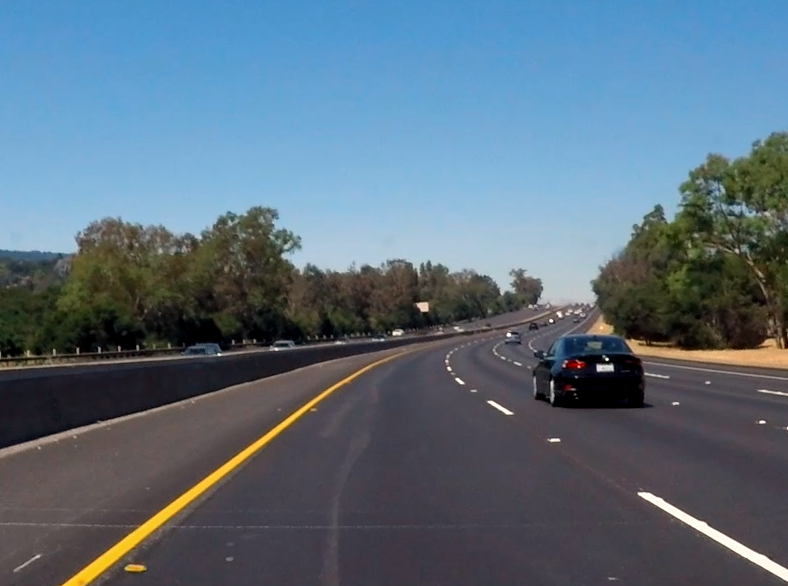
//> input picture input.png, 788 x 586 px
$ ./smart2   (built with g++ and OpenCV 4)
//> lines starting //> are read from the running program, lines starting //| are printed output that depends on the picture; after the words box and inside, x2 and y2 are one past the last pixel; in counts of white or black regions, pixels touching at a corner belong together
//> further down, src is the input picture: 586 rows x 788 cols, CV_8UC3; mean B, G, R 125.6, 110.1, 90.8
#include<iostream>
#include<opencv2/opencv.hpp>
using namespace std;
using namespace cv;

void merge();
void avSlope(deque<Vec4i> v, Point& leftAve, Point& rightAve);

Scalar colorGreen = Scalar(0, 255, 0);
Scalar colorRed = Scalar(0, 0, 255);
Scalar colorBlue = Scalar(255, 0, 0);
Scalar colorYellow = Scalar(0, 255, 255);
Scalar colorOrange = Scalar(0, 165, 255);
deque<Vec4i> slopeOfBridge;


void process(Mat& src, Mat& out) {
	Mat img;
	out = src.clone();
	cvtColor(src, img, COLOR_BGR2GRAY);
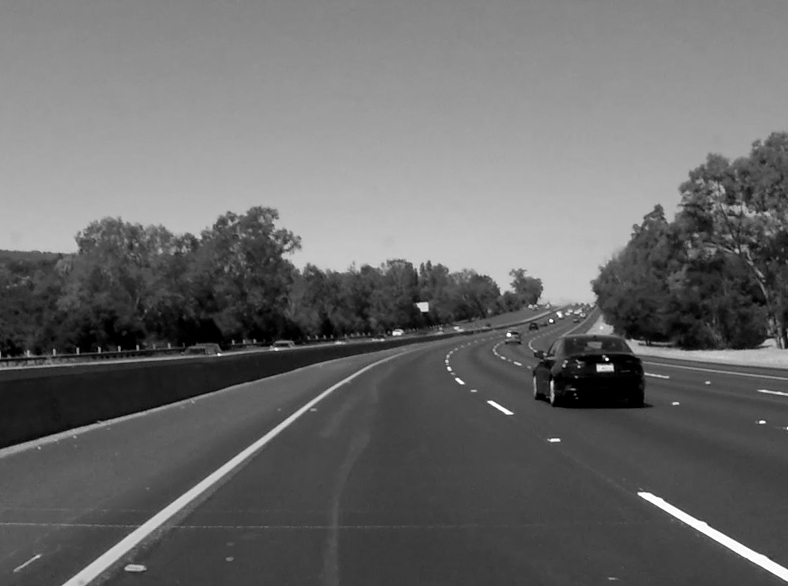
//> img: 586 rows x 788 cols, CV_8UC1; min 0, max 255, mean 106.1
	Mat im_edge(img.size(), CV_8U, Scalar::all(0));
	Canny(img, im_edge, 100, 300, 3);
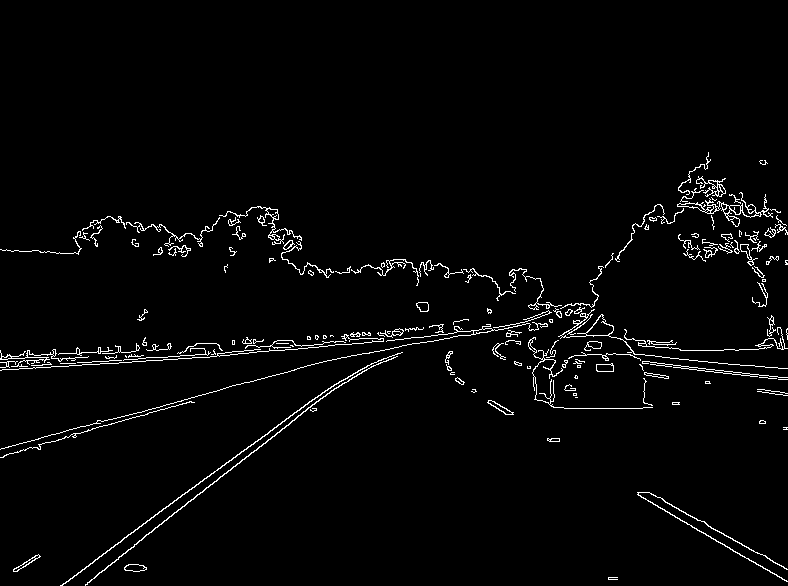
//> im_edge: 586 rows x 788 cols, CV_8UC1; 2.5% white in thin lines or dots, all inside (x1, y1, x2, y2) = (0, 152, 788, 586)

	// Rect(x,y,w,h) w->width=cols;h->rows
	Mat roi = im_edge(Rect(0, im_edge.rows * 0.6, im_edge.cols, im_edge.rows - im_edge.rows * 0.6));
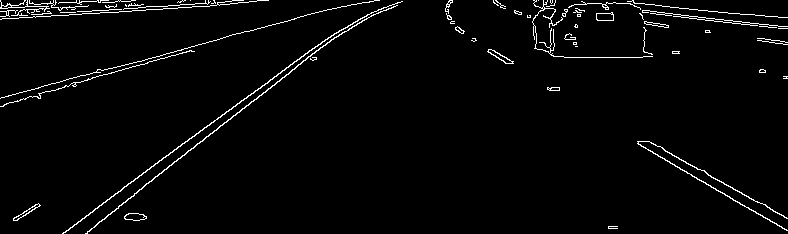
//> roi: 234 rows x 788 cols, CV_8UC1; 2.6% white in thin lines or dots

	vector<Vec4i> lines;
	// 1st best {30, 20, 20} > {30,10,20}>{40, 20, 10}
	HoughLinesP(roi, lines, 1, 1 * CV_PI / 180, 30, 20, 20);
//> lines = 64 lines (x1, y1, x2, y2), first 8: [166, 53, 341, 6], [97, 223, 358, 19], [143, 172, 334, 33], [638, 144, 787, 230], [72, 12, 231, 1], [107, 199, 341, 29], [649, 141, 786, 217], [536, 0, 608, 7]
	/* the detected hough lines are for the roi image
	hence need to add the offset y to the detected lines for displaying in the full image */
	int y_offset = im_edge.rows * 0.6;
//> y_offset = 351
	double  maxXl = 0, maxYl = img.size().height, maxXr = 0, maxYr = img.size().height;
//> maxYl = 586; maxYr = 586
//	cout << img.size().width << " " << img.size().height << " " << "init max height: " << maxY << "\n";
	for (size_t i = 0; i < lines.size(); i++) {
		bool skipFlagSlope = false;
		lines[i][1] += y_offset;
		lines[i][3] += y_offset;
		// calculated slope is with reference to origin at botton left, aka mathematical orignal
		float x1 = lines[i][0], y1 = lines[i][1], x2 = lines[i][2], y2 = lines[i][3];
		float slope = (y2 - y1) / (x2 - x1);
		slope = tan(slope) * 180 / CV_PI;
		if (slope > 360)
			slope -= 360;
		if (slope < -360)
			slope += 360;
		//lane lines are close to +/- 45 degree; horizontal lane lines have slope~0
		if (abs(abs(slope) - 45) > 15.0)
			skipFlagSlope = true;
		//do not draw lines if any of the flags are set
		if (!skipFlagSlope) {
			if(slope > 0)
				line(out, Point(x1, y1), Point(x2, y2), colorRed, 2, 8);
			else
				line(out, Point(x1, y1), Point(x2, y2), colorBlue, 2, 8);
			if(slope < 0) {
				if(y1 < maxYl || y2 < maxYl) {
					maxYl = (y1 > y2) ? y2 : y1;
					maxXl = (y1 > y2) ? x2 : x1;
				}
			}
			else {
				if(y1 < maxYr || y2 < maxYr) {
					maxYr = (y1 > y2) ? y2 : y1;
					maxXr = (y1 > y2) ? x2 : x1;
				}
			}
		}
	}
//> this loop made 64 passes
//> (x1, y1, x2, y2, slope, maxYr, maxXr) on passes 4, 7, 52: (638, 495, 787, 581, 37.31, 495, 638), (649, 492, 786, 568, 35.5, 492, 649), (455, 380, 513, 412, 35.26, 380, 455)
//> (x1, y1, x2, y2, slope, maxYl, maxXl) on passes 2, 50: (97, 574, 358, 370, -56.86, 370, 358), (342, 383, 385, 358, -37.65, 358, 385)
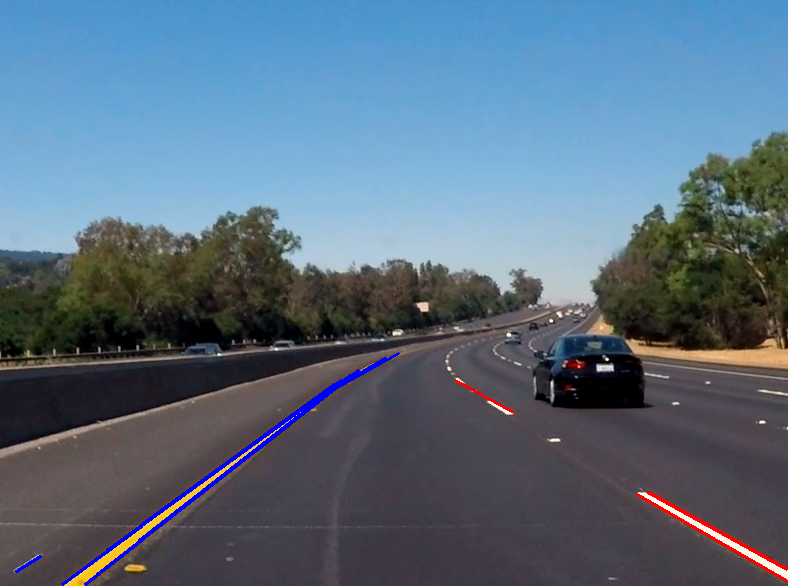
//> out: 586 rows x 788 cols, CV_8UC3; 0.95% of pixels changed, all inside (x1, y1, x2, y2) = (15, 352, 788, 586)
//> after the loop, lines = 64 items, first 8: [166, 404, 341, 357], [97, 574, 358, 370], [143, 523, 334, 384], [638, 495, 787, 581], [72, 363, 231, 352], [107, 550, 341, 380], [649, 492, 786, 568], [536, 351, 608, 358]; maxYl = 353; maxXl = 398; maxYr = 380; maxXr = 455
	//line(out, Point(0, maxYl), Point(img.size().width, maxYl), colorBlue, 2, LINE_8, 0);
	//line(out, Point(0, maxYr), Point(img.size().width, maxYr), colorRed, 2, LINE_8, 0);
	line(out, Point(maxXl, maxYl), Point(maxXr, maxYr), colorYellow, 2, LINE_8, 0);
//> out: 586 rows x 788 cols, CV_8UC3; 170 pixels changed, all inside (x1, y1, x2, y2) = (397, 352, 457, 382)
	slopeOfBridge.push_front(Vec4i(maxXl, maxYl, maxXr, maxYr));
//> slopeOfBridge = 1 item
	if (slopeOfBridge.size() > 8) {
		slopeOfBridge.pop_back();
		Point leftAve, rightAve;
		avSlope(slopeOfBridge, leftAve, rightAve);
		line(out, leftAve, rightAve, colorOrange, 2, LINE_8, 0);
	}

}

// [12 lines left out: function avSlope, not called in this run]

int main() {
	Mat src = imread("input.png");
	Mat out(src.size(), src.type());
	process(src, out);
	namedWindow("output", WINDOW_AUTOSIZE);
	imshow("output", out);
	waitKey();
	return 0;
}

// [47 lines left out: functions addText, merge, not called in this run]
